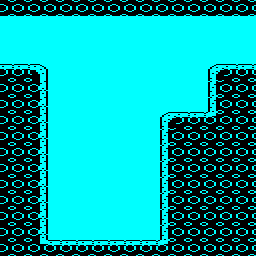

This is a level from a 2D game, rendered from its Tiled map with the project's own tilesets. A one-line summary and the complete map file follow:
An orthogonal 16x16 tile map with 16x16 px tiles, 1 tile layer (Tile Layer 1) and 2 objects (2x edge_exit).

<map version="1.8" tiledversion="1.8.2" orientation="orthogonal" renderorder="right-down" width="16" height="16" tilewidth="16" tileheight="16" infinite="0" backgroundcolor="#00ffff" nextlayerid="4" nextobjectid="11">
 <tileset firstgid="1" source="../../tiled/porthole.tsx" />
 <layer id="1" name="Tile Layer 1" width="16" height="16">
  <data encoding="csv">
54,54,54,54,54,54,54,54,54,54,54,54,54,54,54,54,
1,1,1,1,1,1,1,1,1,1,1,1,1,1,1,1,
1,1,1,1,1,1,1,1,1,1,1,1,1,1,1,1,
1,1,1,1,1,1,1,1,1,1,1,1,1,1,1,1,
33,33,37,1,1,1,1,1,1,1,1,1,1,38,33,33,
54,54,34,1,1,1,1,1,1,1,1,1,1,36,54,54,
54,54,34,1,1,1,1,1,1,1,1,1,1,36,54,54,
54,54,34,1,1,1,1,1,1,1,38,33,33,42,54,54,
54,54,34,1,1,1,1,1,1,1,36,54,54,54,54,54,
54,54,34,1,1,1,1,1,1,1,36,54,54,54,54,54,
54,54,34,1,1,1,1,1,1,1,36,54,54,54,54,54,
54,54,34,1,1,1,1,1,1,1,36,54,54,54,54,54,
54,54,34,1,1,1,1,1,1,1,36,54,54,54,54,54,
54,54,34,1,1,1,1,1,1,1,36,54,54,54,54,54,
54,54,34,1,1,1,1,1,1,1,36,54,54,54,54,54,
54,54,41,33,33,33,33,33,33,33,42,54,54,54,54,54
</data>
 </layer>
 <objectgroup id="2" name="objects" />
 <objectgroup id="3" name="meta">
  <object id="9" name="edge_exit_04" type="edge_exit" x="0" y="16" width="16" height="48">
   <properties>
    <property name="id" value="edge_exit_04" />
    <property name="to" value="room01" />
   </properties>
  </object>
  <object id="10" name="edge_exit_05" type="edge_exit" x="240" y="16" width="16" height="48">
   <properties>
    <property name="id" value="edge_exit_05" />
    <property name="to" value="room03" />
   </properties>
  </object>
 </objectgroup>
</map>
